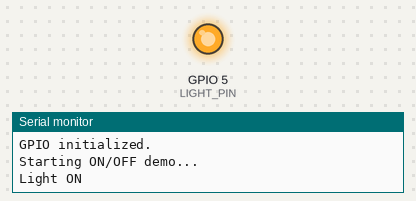
Recording of a sketch running on a simulated ESP32. Parts: output pins drawn as LEDs (lit = HIGH), the last lines printed to the serial monitor.

Above: at 1.5 s.
At 4.5 s:
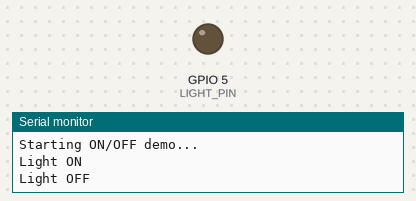
Timing chart, 0 to 7.8 s (numbered marks = the images above):
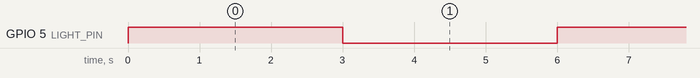

The sketch:

light_gpio_demo.ino
```cpp
/*
 * Smart Light GPIO Hardware Demo
 *
 * Purpose:
 * Demonstrate that the ESP32 can control the physical
 * light/relay through a GPIO pin.
 *
 * The light turns ON for 3 seconds,
 * then OFF for 3 seconds repeatedly.
 *
 * Confirm the relay GPIO pin before testing.
 */

// Current smart-light firmware uses GPIO 5.
// Change this if the hardware uses a different GPIO.
const int LIGHT_PIN = 5;

const unsigned long DEMO_DELAY = 3000;

void setup() {
    // Start Serial Monitor for demo/debug output
    Serial.begin(115200);

    // Configure relay control pin
    pinMode(LIGHT_PIN, OUTPUT);

    // Start with the light OFF
    digitalWrite(LIGHT_PIN, LOW);

    Serial.println();
    Serial.println("Smart Light Hardware Demo");
    Serial.println("-------------------------");
    Serial.println("GPIO initialized.");
    Serial.println("Starting ON/OFF demo...");
}

void loop() {
    // Turn the light ON
    digitalWrite(LIGHT_PIN, HIGH);
    Serial.println("Light ON");

    delay(DEMO_DELAY);

    // Turn the light OFF
    digitalWrite(LIGHT_PIN, LOW);
    Serial.println("Light OFF");

    delay(DEMO_DELAY);
}
```

Measured:
- by itself, GPIO 5 (LIGHT_PIN): alternates HIGH for 3.0 s and LOW for 3.0 s
